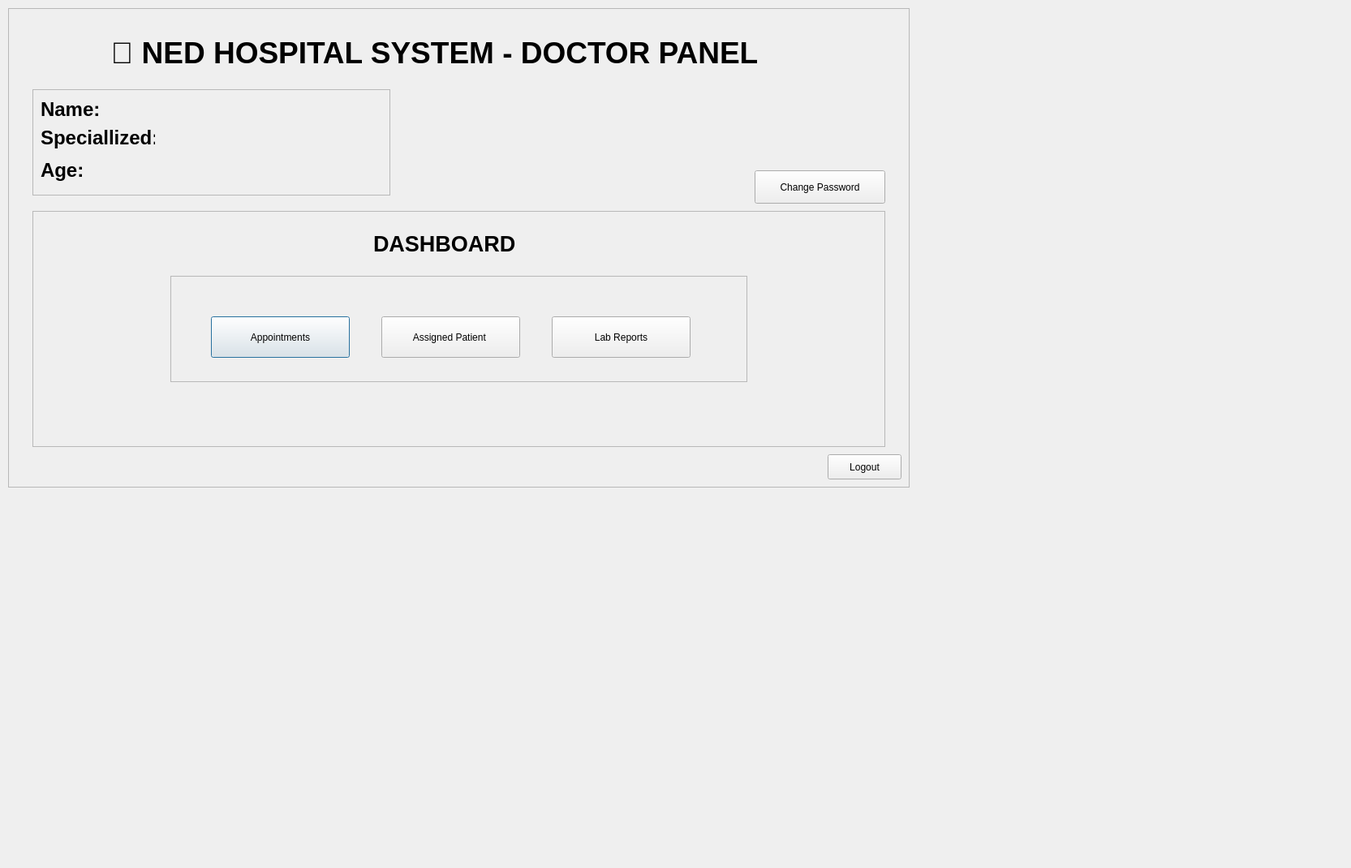
<?xml version="1.0" encoding="UTF-8"?>
<ui version="4.0">
 <class>doctordashboard</class>
 <widget class="QDialog" name="doctordashboard">
  <property name="geometry">
   <rect>
    <x>0</x>
    <y>0</y>
    <width>1665</width>
    <height>1070</height>
   </rect>
  </property>
  <property name="windowTitle">
   <string>Dialog</string>
  </property>
  <widget class="QFrame" name="doctordashboardframe">
   <property name="geometry">
    <rect>
     <x>10</x>
     <y>10</y>
     <width>1111</width>
     <height>591</height>
    </rect>
   </property>
   <property name="frameShape">
    <enum>QFrame::Shape::StyledPanel</enum>
   </property>
   <property name="frameShadow">
    <enum>QFrame::Shadow::Raised</enum>
   </property>
   <widget class="QLabel" name="doctordashboardtitleLabel">
    <property name="geometry">
     <rect>
      <x>90</x>
      <y>10</y>
      <width>871</width>
      <height>91</height>
     </rect>
    </property>
    <property name="text">
     <string>&lt;html&gt;&lt;head/&gt;&lt;body&gt;&lt;p align=&quot;center&quot;&gt;&lt;span style=&quot; font-size:28pt; font-weight:700;&quot;&gt;🏥 NED HOSPITAL SYSTEM - DOCTOR PANEL&lt;/span&gt;&lt;/p&gt;&lt;/body&gt;&lt;/html&gt;</string>
    </property>
   </widget>
   <widget class="QFrame" name="doctordashboardframe2">
    <property name="geometry">
     <rect>
      <x>30</x>
      <y>100</y>
      <width>441</width>
      <height>131</height>
     </rect>
    </property>
    <property name="frameShape">
     <enum>QFrame::Shape::StyledPanel</enum>
    </property>
    <property name="frameShadow">
     <enum>QFrame::Shadow::Raised</enum>
    </property>
    <widget class="QLabel" name="doctordashboardnameLabel">
     <property name="geometry">
      <rect>
       <x>10</x>
       <y>10</y>
       <width>81</width>
       <height>31</height>
      </rect>
     </property>
     <property name="text">
      <string>&lt;html&gt;&lt;head/&gt;&lt;body&gt;&lt;p&gt;&lt;span style=&quot; font-size:18pt; font-weight:700;&quot;&gt;Name:&lt;/span&gt;&lt;/p&gt;&lt;/body&gt;&lt;/html&gt;</string>
     </property>
    </widget>
    <widget class="QLabel" name="doctordashboardspecialLabel">
     <property name="geometry">
      <rect>
       <x>10</x>
       <y>40</y>
       <width>141</width>
       <height>41</height>
      </rect>
     </property>
     <property name="text">
      <string>&lt;html&gt;&lt;head/&gt;&lt;body&gt;&lt;p&gt;&lt;span style=&quot; font-size:18pt; font-weight:700;&quot;&gt;Speciallized:&lt;/span&gt;&lt;/p&gt;&lt;/body&gt;&lt;/html&gt;</string>
     </property>
    </widget>
    <widget class="QLabel" name="doctordashboardageLabel">
     <property name="geometry">
      <rect>
       <x>10</x>
       <y>80</y>
       <width>61</width>
       <height>41</height>
      </rect>
     </property>
     <property name="text">
      <string>&lt;html&gt;&lt;head/&gt;&lt;body&gt;&lt;p&gt;&lt;span style=&quot; font-size:18pt; font-weight:700;&quot;&gt;Age:&lt;/span&gt;&lt;/p&gt;&lt;/body&gt;&lt;/html&gt;</string>
     </property>
    </widget>
   </widget>
   <widget class="QFrame" name="doctordashboardframe3">
    <property name="geometry">
     <rect>
      <x>30</x>
      <y>250</y>
      <width>1051</width>
      <height>291</height>
     </rect>
    </property>
    <property name="frameShape">
     <enum>QFrame::Shape::StyledPanel</enum>
    </property>
    <property name="frameShadow">
     <enum>QFrame::Shadow::Raised</enum>
    </property>
    <widget class="QLabel" name="doctordashboardsubtitleLabel">
     <property name="geometry">
      <rect>
       <x>420</x>
       <y>20</y>
       <width>201</width>
       <height>41</height>
      </rect>
     </property>
     <property name="text">
      <string>&lt;html&gt;&lt;head/&gt;&lt;body&gt;&lt;p&gt;&lt;span style=&quot; font-size:20pt; font-weight:700;&quot;&gt;DASHBOARD&lt;/span&gt;&lt;/p&gt;&lt;/body&gt;&lt;/html&gt;</string>
     </property>
    </widget>
    <widget class="QFrame" name="doctordashboardframe4">
     <property name="geometry">
      <rect>
       <x>170</x>
       <y>80</y>
       <width>711</width>
       <height>131</height>
      </rect>
     </property>
     <property name="frameShape">
      <enum>QFrame::Shape::StyledPanel</enum>
     </property>
     <property name="frameShadow">
      <enum>QFrame::Shadow::Raised</enum>
     </property>
     <widget class="QPushButton" name="doctordashboardappointbtn">
      <property name="geometry">
       <rect>
        <x>50</x>
        <y>50</y>
        <width>171</width>
        <height>51</height>
       </rect>
      </property>
      <property name="text">
       <string>Appointments</string>
      </property>
     </widget>
     <widget class="QPushButton" name="doctordashboardpatientbtn">
      <property name="geometry">
       <rect>
        <x>260</x>
        <y>50</y>
        <width>171</width>
        <height>51</height>
       </rect>
      </property>
      <property name="text">
       <string>Assigned Patient </string>
      </property>
     </widget>
     <widget class="QPushButton" name="doctordashboardlabbtn">
      <property name="geometry">
       <rect>
        <x>470</x>
        <y>50</y>
        <width>171</width>
        <height>51</height>
       </rect>
      </property>
      <property name="text">
       <string>Lab Reports</string>
      </property>
     </widget>
    </widget>
   </widget>
   <widget class="QPushButton" name="doctordashboardlogoutbtn">
    <property name="geometry">
     <rect>
      <x>1010</x>
      <y>550</y>
      <width>91</width>
      <height>31</height>
     </rect>
    </property>
    <property name="text">
     <string>Logout</string>
    </property>
   </widget>
   <widget class="QPushButton" name="doctordashboardappointbtn_2">
    <property name="geometry">
     <rect>
      <x>920</x>
      <y>200</y>
      <width>161</width>
      <height>41</height>
     </rect>
    </property>
    <property name="text">
     <string>Change Password</string>
    </property>
   </widget>
  </widget>
 </widget>
 <resources/>
 <connections/>
</ui>
